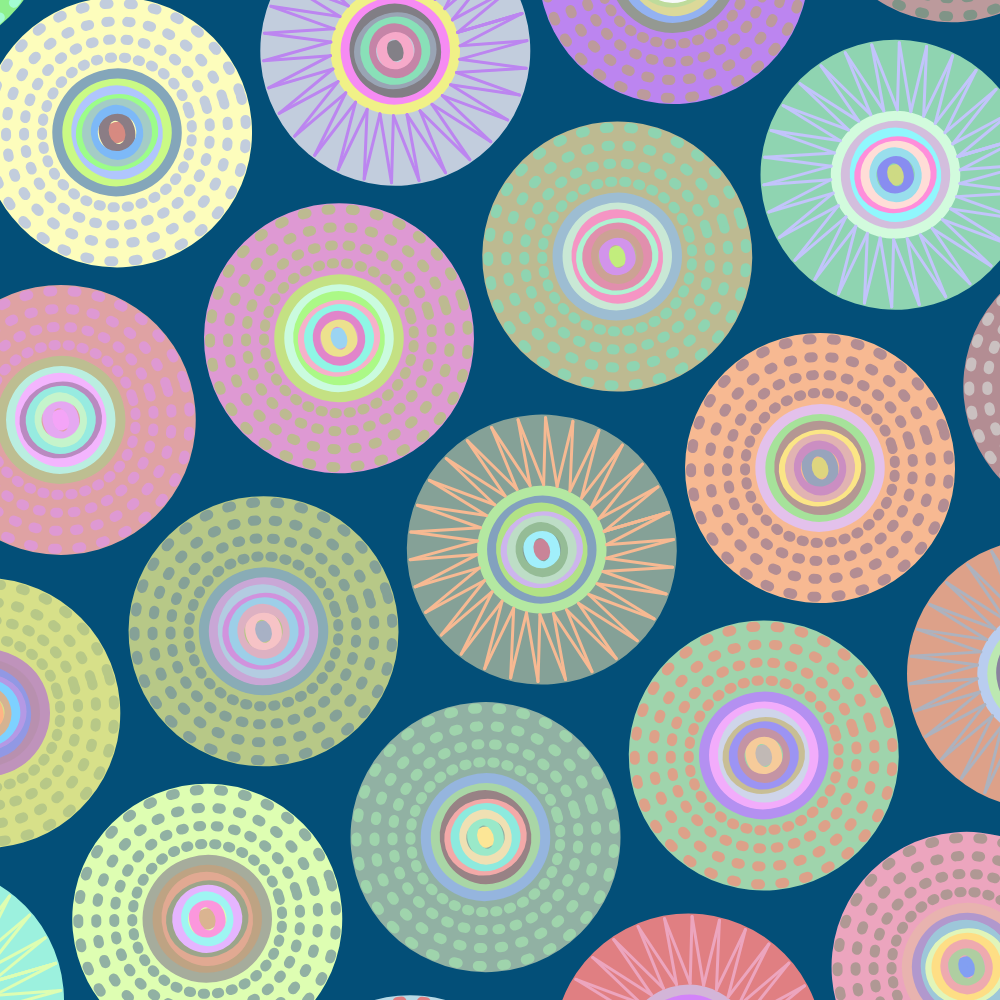
Frame 1 (no input)
Frame 60 (no input): identical to frame 1, image omitted
Frame 120 (the mouse pressed at the canvas centre since frame 60): identical to frame 1, image omitted

The p5.js sketch that drew this single still picture (run headless with seeded random() and noise() and a simulated clock; from frame 60 on, the mouse is pressed at the canvas centre):

// p5.js sketch
// ── sketch.js
// arrays to store colors, deviations, and coordinates, and set the base values of Size and radius
let colors = [];
let deviations = [];
let coordinates = [];
// canvas size
let size = 1000;
let radius = size * 0.27;
//Create mouseStartTime and duration and set the base to 0.
let mouseStartTime, duration = 0;

function setup() {
  // Create a canvas with a specified size of 1000x1000
  createCanvas(size, size);
  // Generate random color array of size 500
  for (let i = 0; i < 500; i++) {
    let r = random(125, 255);
    let g = random(125, 255);
    let b = random(125, 255);
    //Use similar pale colors to create a dreamy feel
    //Enter random rgb values into the color array
    colors.push([r,g,b]);
    //Enter random rgb values into the deviations array
    deviations.push(random(-6, 6))
  }
  //Generates a set of coordinates for the circle
  for (let i = 0; i < 6; i++) {
    //When even numbers are 0, odd numbers are radius / 2. Make a staggered effect.
    let diff = i % 2 === 0 ? 0 : radius / 2;
    for (let j = 0; j < 6; j++) {
      //Enter the coordinates of the circle for the loop effect in the coordinate array
      coordinates.push([radius * j + j * 20 + diff, radius * i - i * 10])
    }
  }
}

function draw() {
  // rotate and translate canvas
  rotate(-PI / 11);
  translate(-350, -100);
  // Set the background color to a dark blue
  background(3, 79, 120)
  // Draw all circle based on coordinates
  for (let i = 0; i < coordinates.length; i++) {
    drawCircle(coordinates[i][0], coordinates[i][1], i);
  }
}

/*
* Draw circle
* x: the position of the horizontal coordinate axis
* y: the position of the vertical coordinate axis
* index: index of the current circle in the array
*/
function drawCircle(x, y, index) {
  //Set two different easing values
  let easing=duration*0.1;
  let easing1=duration*0.005;
  push()
  // background circle
  stroke(0, 0, 0, 0)
  fill(colors[index * 10]);
  //Add the easing1 element to the background base circle during animation time
  circle(x, y, radius+easing1);
  // center circle
  fill(colors[index * 10 + 1]);
  circle(x, y, 20);
  // outer rings
  for (let i = 0; i < 8; i++) {
    fill(0, 0, 0, 0);
    stroke(colors[index * 10 + i + 1]);
    strokeWeight(10);
    ellipse(x, y, (i + 1) * (15 + duration / size * 30) + deviations[i], (i + 1) * (15 + duration / size * 30) + + deviations[i + 1])
  }
  translate(x, y);
  // Draw the serration line in the middle of every four circles
  if (index % 4 === 0) {
    circleLine(colors[index * 10 + 10])
  } else {
    // Draw dashed circle
    for (let i = 0; i < 4; i++) {
      stroke(colors[index * 10 + 10]);
      //Add the dotted line element to the changing easing element during the animation time
      dashedCircle(75 + i * (radius - 180) / 5+easing, 2, 4);
    }
  }
 
  pop()
}

/*
* Draw dashed circle
* radius: radius size of a circle
* dashWidth: dash width size
* dashSpacing: spacing between dashed line segments
*/
function dashedCircle(radius, dashWidth, dashSpacing) {
  // 200 dashed line segments
  let steps = 200;
  let dashPeriod = dashWidth + dashSpacing;
  let lastDashed = false;
  // Draw all segments
  for(let i = 0; i < steps; i++) {
    // Decide whether to beginShape or endShape
    let curDashed = (i % dashPeriod) < dashWidth;
    if(curDashed && !lastDashed) {
      beginShape();
    }
    if(!curDashed && lastDashed) {
      endShape();
    }
    // Draw vertex by calculate result
    if(curDashed) {
      let theta = map(i, 0, steps, 0, TWO_PI);
      vertex(cos(theta) * radius, sin(theta) * radius);
    }
    lastDashed = curDashed;
  }
  if(lastDashed) {
    endShape();
  }
}

/*
* Draw serration line circle
* color: color of line
*/
function circleLine(color) {
  stroke(color)
  strokeWeight(3);
  // initialize small/large circle points array
  let smallCirclePoints = [[65, 0]];
  let largeCirclePoints = [[132, 0]];
  let angle = Math.PI * 2 / 30;
  // add 30 new point to small circle points array
  for (let i = 0; i <= 30; i++) {
    smallCirclePoints.push([65 * cos(angle * i), 65 * sin(angle * i)])
  }
  // add 30 new point to large circle points array
  for (let i = 0; i <= 30; i++) {
    largeCirclePoints.push([132 * cos(angle * i), 132 * sin(angle * i)])
  }
  // Form a jagged shape based on the interaction and connection of points in two arrays
  for (let i = 0; i < 31; i++) {
    line(smallCirclePoints[i][0], smallCirclePoints[i][1], largeCirclePoints[i][0], largeCirclePoints[i][1]);
    line(largeCirclePoints[i][0], largeCirclePoints[i][1], smallCirclePoints[i + 1][0], smallCirclePoints[i + 1][1]);
  }
}



function mousePressed() {
  // Record the time when the mouse is pressed
  mouseStartTime = Date.now();
}

function mouseReleased() {
  //Record the time between mouse press and release as duration
  duration = Date.now() - mouseStartTime;

  const interval = setInterval(() => {
    //Clear when it is less than or equal to 0
    if (duration <= 0) {
      clearInterval(interval);
    } else {
      //Continuously reduce the value by 1
      duration -= 1;
    }
  }, 10)
  // Run every 0.01 seconds
}
